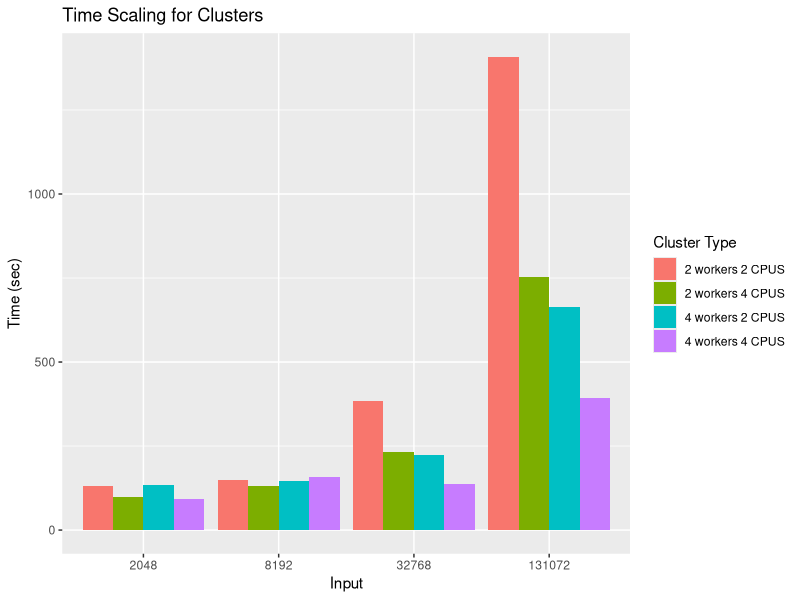
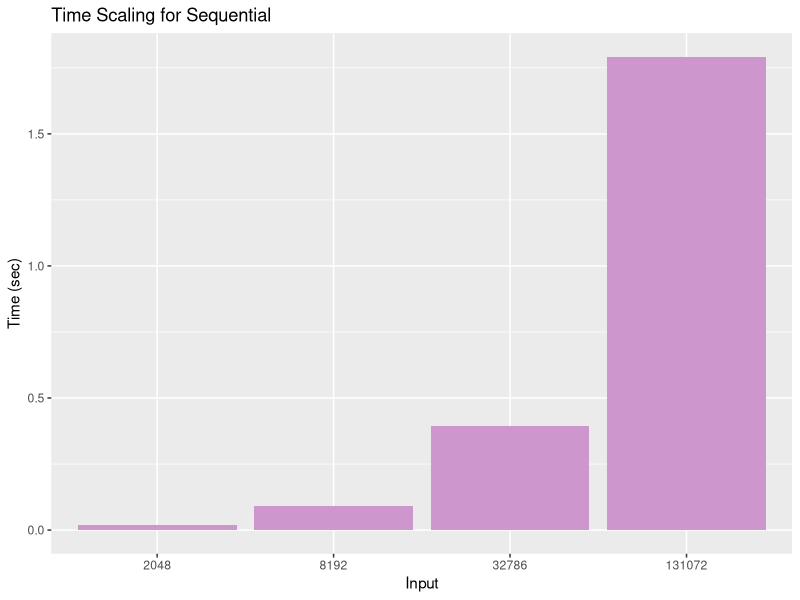

Generate these figures, in order, with R:
library(ggplot2)
draw.timeP <- function(stepData, extraTitle) {
    stepData$grp <- paste(stepData$NumWorker, "workers", stepData$NumCPU, "CPUS")
    g <- ggplot(stepData, aes(fill=stepData$grp, x=factor(stepData$input), y=stepData$time))
    g <- g + geom_bar(position="dodge", stat="identity")
    tmp  <- paste("Time Scaling", extraTitle)
    g <- g + labs(title=tmp, x="Input", y="Time (sec)", fill="Cluster Type")
    g
}

draw.time  <- function(stepData, extraTitle) {
    g<- ggplot(stepData, aes(x=factor(Filename), y=time))
    g <- g + geom_col(fill="plum3")
    tmp  <- paste("Time Scaling", extraTitle)
    g <- g + labs( title=tmp, x="Input", y="Time (sec)")
    g
}

fullData <- read.csv("./results.csv", header=TRUE, sep=",")

attach(fullData)

pdf("./OneGraph.pdf")
draw.timeP(fullData, "for Clusters")


pdf("./CrapGraph.pdf")
crapData <- read.csv("sequential_results.csv", header=TRUE, sep=",")
draw.time(crapData, "for Sequential")
